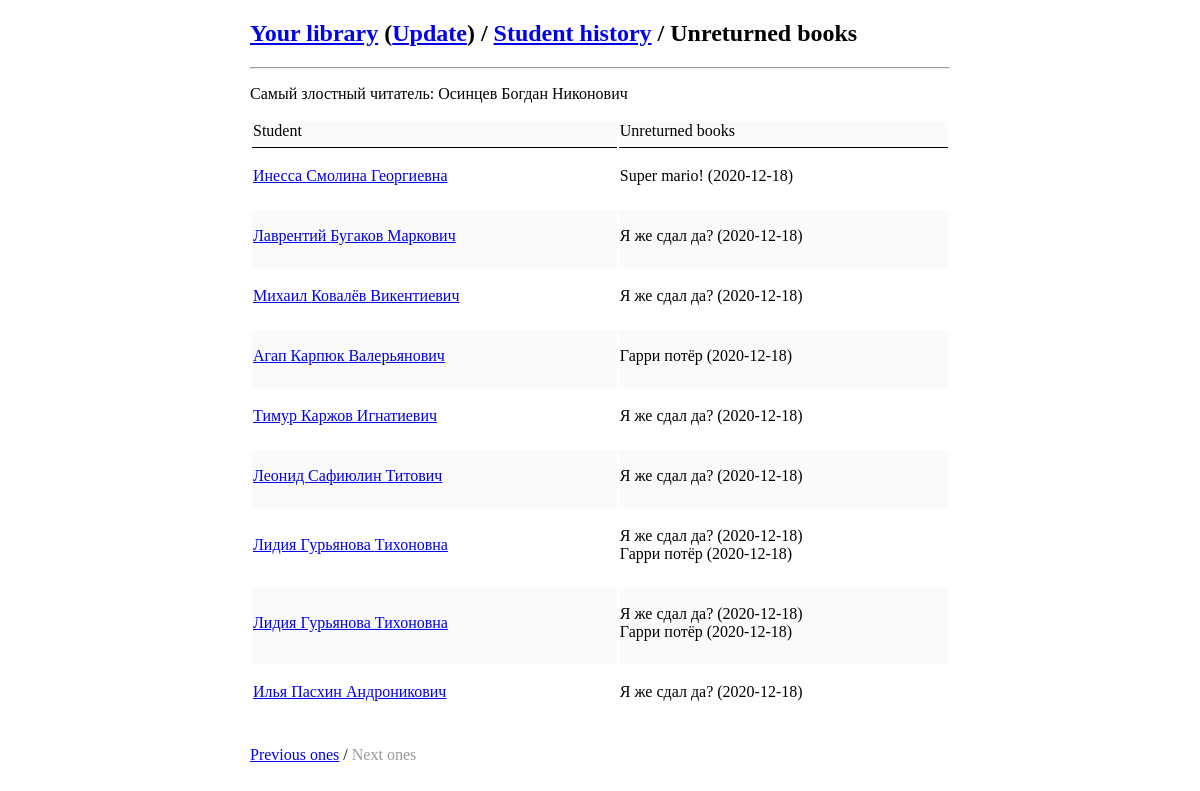
/given-books.php?from=11, run on the app's committed database.
### tables this page shows
CREATE TABLE `givenBooks` (
  `actionID` int NOT NULL,
  `bookID` int NOT NULL,
  `studentID` int NOT NULL,
  `date` date NOT NULL DEFAULT '2020-12-18'
);

CREATE TABLE `students` (
  `id` int NOT NULL,
  `name` varchar(30) NOT NULL,
  `surname` varchar(30) NOT NULL,
  `patronymic` varchar(30) DEFAULT NULL
);

### given-books.php (the view, shortened to what this page needs)
<!DOCTYPE html>
<html lang="en" dir="ltr">
  <head>
  </head>
  <body>
    <div class="content">
      <div class="top-block">
        <h2><a href="/">Your library</a> (<a href="/update.php">Update</a>) / <a href="/student-history.php">Student history</a> / Unreturned books</h2>
        <hr>
        <p>Самый злостный читатель: <?php
        $user = "user";
        $password = "DiffPass!1";
        $database = "librarytestex";
        try {
          $db = new PDO("mysql:host=localhost;dbname=$database", $user, $password);
          foreach ($db->query("SELECT * FROM (
            SELECT COUNT(*) as count, studentID, students.name, students.surname, students.patronymic FROM givenBooks
            JOIN students ON students.id=givenBooks.studentID
            WHERE actionID NOT IN ( SELECT actionID FROM returnedBooks )
            GROUP BY studentID) x WHERE x.count=(
              SELECT COUNT(*) FROM givenBooks
              WHERE actionID NOT IN ( SELECT actionID FROM returnedBooks )
              GROUP BY studentID ORDER BY `COUNT(*)`
              DESC LIMIT 1)") as $student) {
                echo "{$student['name']} {$student['surname']} {$student['patronymic']} <br>";
              }
        } catch (PDOException $e) {
            print "Error!: " . $e->getMessage() . "<br/>";
            die();
        }
        ?></p>
        <table class="books-list">
          <tr class="table-tr-title">
            <td>Student</td>
            <td>Unreturned books</td>
          </tr>
          <?php
          $max = 10;
          $from = is_numeric($_GET['from']) ? (int) $_GET['from'] : 1;
            $query = "SELECT * FROM students
              JOIN givenBooks ON givenBooks.studentID=students.id
              WHERE givenBooks.actionID NOT IN (SELECT actionID FROM returnedBooks)
              ORDER BY students.id LIMIT $max OFFSET " . ($from - 1);
            $rows = $db-> query($query);
            foreach($rows as $student) {
              $unreturnedQuery = "SELECT books.name, givenBooks.date FROM books
                JOIN givenBooks ON books.id=givenBooks.bookID
                JOIN students ON students.id=givenBooks.studentID
                WHERE students.id={$student['id']}
                AND givenBooks.actionID NOT IN (SELECT actionID FROM returnedBooks)";
              $unreturned = $db->query($unreturnedQuery);
              echo "<tr>";
              echo "<td><a href='/student-history.php?id={$student['id']}'>{$student['name']} {$student['surname']} {$student['patronymic']}</a></td>";
              echo "<td>";
              echo "<ul>";
              foreach($unreturned as $book) {
                echo "<li>{$book['name']} ({$book['date']})</li>";
              }
              echo "</ul>";
              echo "</td>";
              echo "</tr>";
            }
          ?>
        </table>
      </div>
      <div class="bottom-block">
        <p><?php
        $nextFrom = $from + $max;
        $prevFrom = ($from - $max > 1) ? $from - $max : 1;
        if ($from > 1) echo "<a href='/given-books.php?from=$prevFrom'>Previous ones</a> / ";
        else echo "<a href='/given-books.php?from=$prevFrom' class='disabled'>Previous ones</a> / ";
        try {
            $prevStudentsQuery = "SELECT COUNT(*) FROM (SELECT * FROM students
              JOIN givenBooks ON givenBooks.studentID=students.id
              WHERE givenBooks.actionID NOT IN (SELECT actionID FROM returnedBooks)
              ORDER BY students.id LIMIT $max OFFSET " . ($nextFrom - 1) . ") students";
            $result = $db->query($prevStudentsQuery);
            if ((int) $result->fetch()['COUNT(*)'] != 0)
              echo "<a href='/given-books.php?from=$nextFrom'>Next ones</a>";
            else
              echo "<a href='/given-books.php?from=$nextFrom' class='disabled'>Next ones</a>";
        } catch (PDOException $e) {
            print "Error!: " . $e->getMessage() . "<br/>";
            die();
        }
        ?></p>
      </div>
    </div>
  </body>
</html>

### given-books.php (style rules this page uses)
.books-list { width: 100%; }
.books-list td { padding-right: 35px; padding-bottom: 7px; }
.table-tr-title > td { border-bottom: 1px solid #000; }
.books-list tr:nth-of-type(odd) { background-color: rgba(100, 100, 100, .03); }
ul, ul li { list-style-type: none; text-align: left; padding-left: 0; margin-left: 0; }
a.disabled { pointer-events: none; cursor: default; color: #999; text-decoration: none; }
.content { display: flex; flex-direction: column; justify-content: space-between; align-items: center; }
.content > * { min-width: 700px; }
body, html, .content { height: 100%; padding: 0; margin: 0; }
.bottom-block { margin-bottom: 20px; }

### data on the page
givenbooks: studentID.name "Инесса", studentID.surname "Смолина", studentID.patronymic "Георгиевна", name "Super mario!", date "2020-12-18"
givenbooks: studentID.name "Лаврентий", studentID.surname "Бугаков", studentID.patronymic "Маркович", name "Я же сдал да?", date "2020-12-18"
givenbooks: studentID.name "Михаил", studentID.surname "Ковалёв", studentID.patronymic "Викентиевич", name "Я же сдал да?", date "2020-12-18"
givenbooks: studentID.name "Агап", studentID.surname "Карпюк", studentID.patronymic "Валерьянович", name "Гарри потёр", date "2020-12-18"
givenbooks: studentID.name "Тимур", studentID.surname "Каржов", studentID.patronymic "Игнатиевич", name "Я же сдал да?", date "2020-12-18"
givenbooks: studentID.name "Леонид", studentID.surname "Сафиюлин", studentID.patronymic "Титович", name "Я же сдал да?", date "2020-12-18"
givenbooks: studentID.name "Лидия", studentID.surname "Гурьянова", studentID.patronymic "Тихоновна", name "Я же сдал да?", date "2020-12-18", name "Гарри потёр"
givenbooks: studentID.name "Лидия", studentID.surname "Гурьянова", studentID.patronymic "Тихоновна", name "Я же сдал да?", date "2020-12-18", name "Гарри потёр"
givenbooks: studentID.name "Илья", studentID.surname "Пасхин", studentID.patronymic "Андроникович", name "Я же сдал да?", date "2020-12-18"

### other printed values
$student['name'] "Осинцев"
$student['surname'] "Богдан"
$student['patronymic'] "Никонович"
